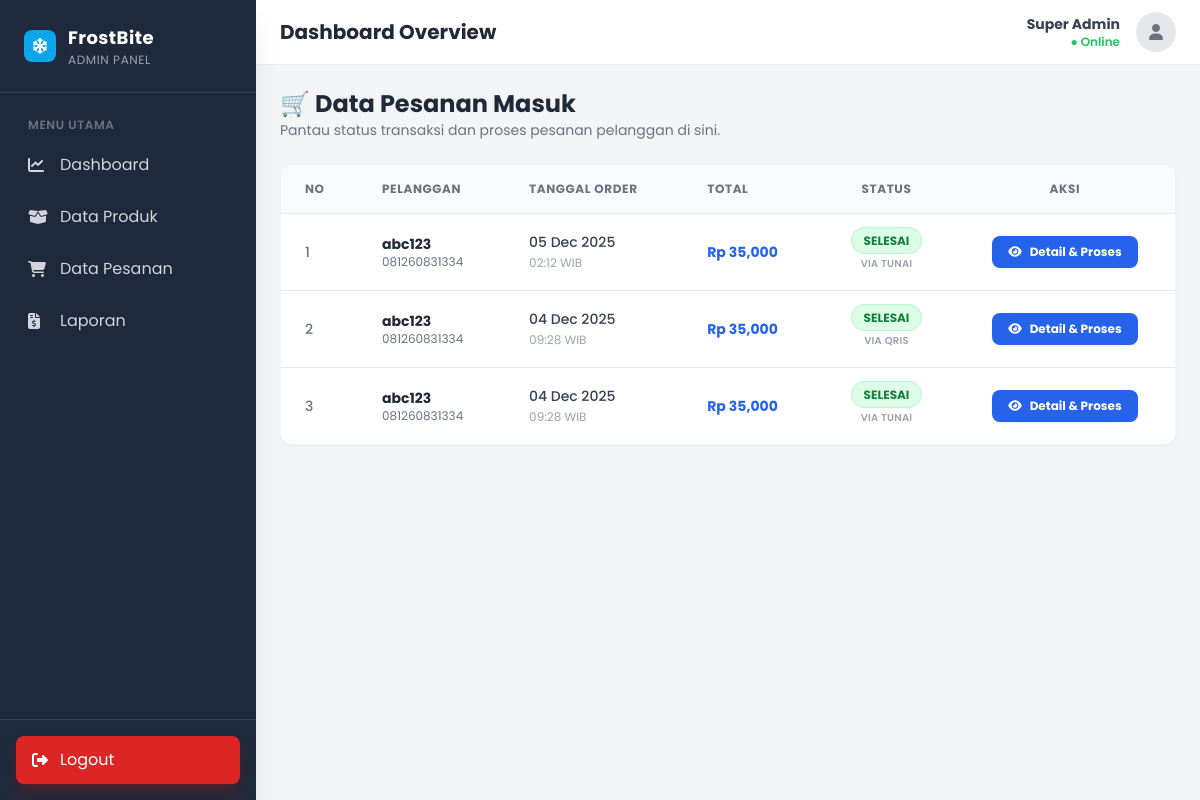
Screenshot of /admin/pesanan.php (signed in) with the database file from the repository.
### tables this page shows
CREATE TABLE `orders` (
  `id_order` int NOT NULL,
  `id_user` int DEFAULT NULL,
  `tanggal_order` datetime DEFAULT CURRENT_TIMESTAMP,
  `total_bayar` decimal(10,2) DEFAULT NULL,
  `metode_pembayaran` enum('tunai','qris') DEFAULT NULL,
  `bukti_bayar` varchar(255) DEFAULT NULL,
  `status_order` enum('pending','proses','selesai','batal') DEFAULT 'pending'
);

CREATE TABLE `users` (
  `id_user` int NOT NULL,
  `nama_lengkap` varchar(100) DEFAULT NULL,
  `email` varchar(100) DEFAULT NULL,
  `password` varchar(255) DEFAULT NULL,
  `no_hp` varchar(20) DEFAULT NULL,
  `alamat` text,
  `role` enum('admin','pembeli') DEFAULT 'pembeli',
  `created_at` timestamp NULL DEFAULT CURRENT_TIMESTAMP
);

### admin/pesanan.php (the view, shortened to what this page needs)
<?php
include '../config/koneksi.php';
include 'header.php';
?>
<div class="flex justify-between items-center mb-6">
    <div>
        <h1 class="text-2xl font-bold text-gray-800">🛒 Data Pesanan Masuk</h1>
        <p class="text-gray-500 text-sm">Pantau status transaksi dan proses pesanan pelanggan di sini.</p>
    </div>
</div>
<div class="bg-white rounded-xl shadow-sm border border-gray-100 overflow-hidden">
    <div class="overflow-x-auto">
        <table class="min-w-full divide-y divide-gray-200">
            <thead class="bg-gray-50">
                <tr>
                    <th class="px-6 py-4 text-left text-xs font-bold text-gray-500 uppercase tracking-wider">No</th>
                    <th class="px-6 py-4 text-left text-xs font-bold text-gray-500 uppercase tracking-wider">Pelanggan</th>
                    <th class="px-6 py-4 text-left text-xs font-bold text-gray-500 uppercase tracking-wider">Tanggal Order</th>
                    <th class="px-6 py-4 text-left text-xs font-bold text-gray-500 uppercase tracking-wider">Total</th>
                    <th class="px-6 py-4 text-center text-xs font-bold text-gray-500 uppercase tracking-wider">Status</th>
                    <th class="px-6 py-4 text-center text-xs font-bold text-gray-500 uppercase tracking-wider">Aksi</th>
                </tr>
            </thead>
            <tbody class="bg-white divide-y divide-gray-200 text-sm">
                <?php
                $no = 1;
                $ambil = $conn->query("SELECT * FROM orders JOIN users ON orders.id_user = users.id_user ORDER BY orders.id_order DESC");
                while ($pecah = $ambil->fetch_assoc()) {
                ?>
                <tr class="hover:bg-gray-50 transition duration-150">
                    <td class="px-6 py-4 whitespace-nowrap text-gray-500 font-medium"><?php echo $no++; ?></td>
                    <td class="px-6 py-4 whitespace-nowrap">
                        <div class="font-bold text-gray-800"><?php echo $pecah['nama_lengkap']; ?></div>
                        <div class="text-xs text-gray-500"><?php echo $pecah['no_hp']; ?></div>
                    </td>
                    <td class="px-6 py-4 whitespace-nowrap">
                        <span class="text-gray-700 font-medium"><?php echo date("d M Y", strtotime($pecah['tanggal_order'])); ?></span>
                        <br>
                        <span class="text-xs text-gray-400"><?php echo date("H:i", strtotime($pecah['tanggal_order'])); ?> WIB</span>
                    </td>
                    <td class="px-6 py-4 whitespace-nowrap font-bold text-blue-600">
                        Rp <?php echo number_format($pecah['total_bayar']); ?>
                    </td>
                    <td class="px-6 py-4 whitespace-nowrap text-center">
                        <?php
                        $status = $pecah['status_order'];
                        $badgeClass = "";
                        if ($status == 'pending') {
                            $badgeClass = "bg-orange-100 text-orange-700 border border-orange-200";
                        } elseif ($status == 'proses') {
                            $badgeClass = "bg-blue-100 text-blue-700 border border-blue-200";
                        } elseif ($status == 'selesai') {
                            $badgeClass = "bg-green-100 text-green-700 border border-green-200";
                        } else {
                            $badgeClass = "bg-red-100 text-red-700 border border-red-200";
                        }
                        ?>
                        <span class="px-3 py-1 rounded-full text-xs font-bold uppercase <?php echo $badgeClass; ?>">
                            <?php echo $status; ?>
                        </span>
                        <div class="mt-1 text-[10px] text-gray-400 uppercase tracking-wide font-semibold">
                            Via <?php echo $pecah['metode_pembayaran']; ?>
                        </div>
                    </td>
                    <td class="px-6 py-4 whitespace-nowrap text-center">
                        <a href="detail_pesanan.php?id=<?php echo $pecah['id_order']; ?>"
                           class="inline-flex items-center gap-2 bg-blue-600 hover:bg-blue-700 text-white px-4 py-2 rounded-lg text-xs font-bold transition shadow-sm hover:shadow-md">
                            <i class="fa-solid fa-eye"></i> Detail & Proses
                        </a>
                    </td>
                </tr>
                <?php } ?>
            </tbody>
        </table>
    </div>
</div>
    </main>
</div>
</body>
</html>

### admin/header.php (style rules this page uses)
body { font-family: 'Poppins', sans-serif; background-color: #f3f4f6; }

### rows the page displays
orders: id_user.nama_lengkap "abc123", id_user.no_hp "081260831334", tanggal_order "05 Dec 2025", tanggal_order "02:12", total_bayar "35,000", status_order "SELESAI", metode_pembayaran "TUNAI"
orders: id_user.nama_lengkap "abc123", id_user.no_hp "081260831334", tanggal_order "04 Dec 2025", tanggal_order "09:28", total_bayar "35,000", status_order "SELESAI", metode_pembayaran "QRIS"
orders: id_user.nama_lengkap "abc123", id_user.no_hp "081260831334", tanggal_order "04 Dec 2025", tanggal_order "09:28", total_bayar "35,000", status_order "SELESAI", metode_pembayaran "TUNAI"

### other values shown
$_SESSION['nama'] "Super Admin"
